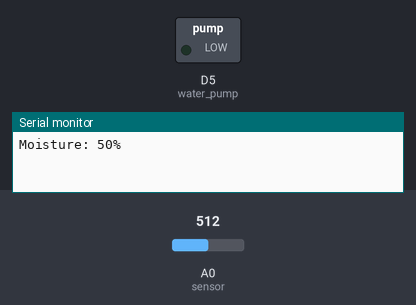
A sketch run on a simulated ESP8266 (NodeMCU). On the bench: switched loads named in the sketch (green lamp = pin HIGH), the last lines printed to the serial monitor. The inputs (shaded band) are chosen by the test bench; at power-on: A0 (sensor) = 512. WiFi joins after 1.5 s; servers stay silent unless stated.

Above: at 3.0 s.
3.1 s: A0 (sensor) set to 696
5.0 s: A0 (sensor) set to 728
At 6.7 s:
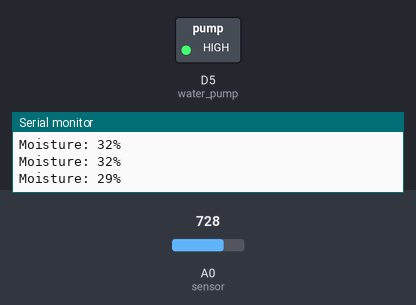
7.3 s: A0 (sensor) set to 511
At 8.2 s:
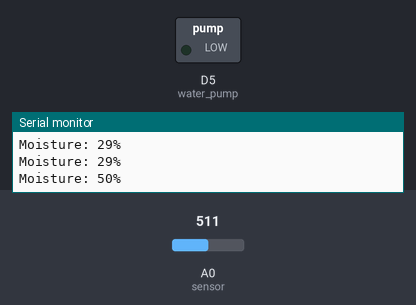
9.3 s: A0 (sensor) set to 716
At 11.0 s:
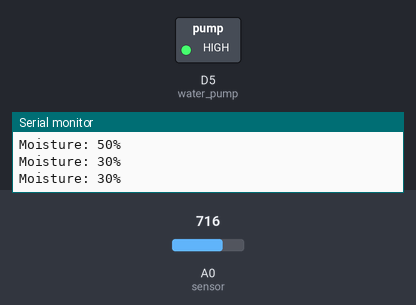
Timing chart, 0 to 12.3 s (numbered marks = the images above; inputs shaded):
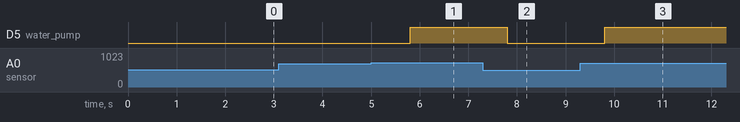

The sketch:

main.ino
```cpp
#define BLYNK_PRINT Serial

#define BLYNK_TEMPLATE_ID "TMPL6-hVlrs5T"
#define BLYNK_TEMPLATE_NAME "Auto watering"
#define BLYNK_AUTH_TOKEN "yC4Yi_p3A4GTKVMvVeWWMIR8aDXDPIub"

#include <ESP8266WiFi.h>
#include <BlynkSimpleEsp8266.h>

#define sensor A0
#define water_pump D5

char ssid[] = "AN-DX11";
char pass[] = "12345678";

BlynkTimer timer;
bool pumpState = false;
bool autoMode = true;

// ================== SETUP ==================
void setup() {
  Serial.begin(115200);

  pinMode(water_pump, OUTPUT);
  digitalWrite(water_pump, LOW); // bơm OFF

  Blynk.begin(BLYNK_AUTH_TOKEN, ssid, pass);

  timer.setInterval(1000L, readSensors);
}

// ================== MANUAL MODE ==================
BLYNK_WRITE(V1) { // nút bật/tắt bơm
  if (!autoMode) {
    pumpState = param.asInt();
    digitalWrite(water_pump, pumpState ? HIGH : LOW);
  }
}

// ================== MODE SELECT ==================
BLYNK_WRITE(V2) { // chọn AUTO / MANUAL
  int mode = param.asInt();   // 0 = AUTO | 1 = MANUAL
  autoMode = (mode == 0);

  if (autoMode) {
    readSensors();
  }
}

// ================== SENSOR ==================
void readSensors() {
  int rawValue = analogRead(sensor);
  int moisture = map(rawValue, 0, 1023, 100, 0);
  moisture = constrain(moisture, 0, 100);

  Blynk.virtualWrite(V0, moisture);

  Serial.print("Moisture: ");
  Serial.print(moisture);
  Serial.println("%");

  if (autoMode) {
    if (moisture <= 30) {
      digitalWrite(water_pump, HIGH);
      Blynk.virtualWrite(V1, 1);
    } else {
      digitalWrite(water_pump, LOW);
      Blynk.virtualWrite(V1, 0);
    }
  }
}

// ================== LOOP ==================
void loop() {
  Blynk.run();
  timer.run();
}
```

Measured:
- the behaviour switches between 710 and 711 on A0 (sensor) (found by bisection; images 0 and 1)
- after the input at 5.0 s, D5 (water_pump): LOW → HIGH after 0.80 s
- after the input at 7.3 s, D5 (water_pump): HIGH → LOW after 0.50 s
- after the input at 9.3 s, D5 (water_pump): LOW → HIGH after 0.50 s
